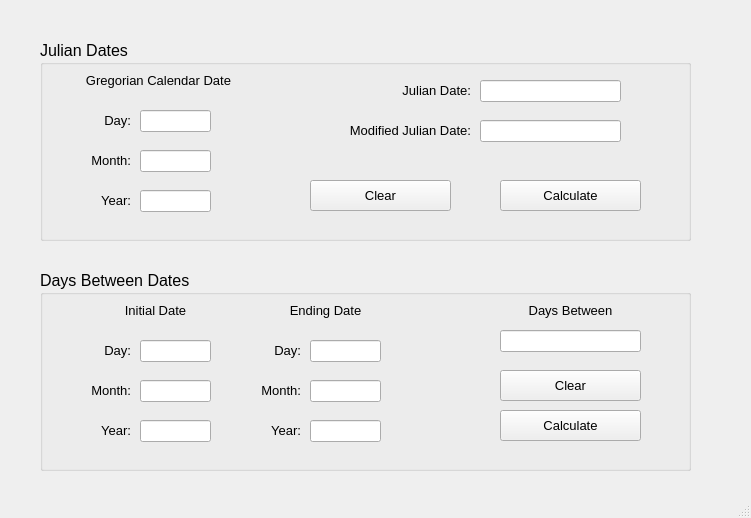
<?xml version="1.0" encoding="UTF-8"?>
<ui version="4.0">
 <class>JulianDates</class>
 <widget class="QMainWindow" name="JulianDates">
  <property name="geometry">
   <rect>
    <x>0</x>
    <y>0</y>
    <width>751</width>
    <height>518</height>
   </rect>
  </property>
  <property name="windowTitle">
   <string>Type Unknown</string>
  </property>
  <widget class="QWidget" name="centralwidget">
   <widget class="QGroupBox" name="groupBox">
    <property name="geometry">
     <rect>
      <x>40</x>
      <y>40</y>
      <width>651</width>
      <height>201</height>
     </rect>
    </property>
    <property name="font">
     <font>
      <pointsize>12</pointsize>
     </font>
    </property>
    <property name="title">
     <string>Julian Dates</string>
    </property>
    <widget class="QLabel" name="label">
     <property name="geometry">
      <rect>
       <x>40</x>
       <y>70</y>
       <width>51</width>
       <height>21</height>
      </rect>
     </property>
     <property name="font">
      <font>
       <pointsize>10</pointsize>
      </font>
     </property>
     <property name="text">
      <string>Day:</string>
     </property>
     <property name="alignment">
      <set>Qt::AlignRight|Qt::AlignTrailing|Qt::AlignVCenter</set>
     </property>
    </widget>
    <widget class="QLabel" name="label_2">
     <property name="geometry">
      <rect>
       <x>40</x>
       <y>110</y>
       <width>51</width>
       <height>21</height>
      </rect>
     </property>
     <property name="font">
      <font>
       <pointsize>10</pointsize>
      </font>
     </property>
     <property name="text">
      <string>Month:</string>
     </property>
     <property name="alignment">
      <set>Qt::AlignRight|Qt::AlignTrailing|Qt::AlignVCenter</set>
     </property>
    </widget>
    <widget class="QLineEdit" name="lineEdit">
     <property name="geometry">
      <rect>
       <x>100</x>
       <y>70</y>
       <width>71</width>
       <height>22</height>
      </rect>
     </property>
     <property name="font">
      <font>
       <pointsize>10</pointsize>
      </font>
     </property>
     <property name="alignment">
      <set>Qt::AlignRight|Qt::AlignTrailing|Qt::AlignVCenter</set>
     </property>
    </widget>
    <widget class="QLineEdit" name="lineEdit_2">
     <property name="geometry">
      <rect>
       <x>100</x>
       <y>110</y>
       <width>71</width>
       <height>22</height>
      </rect>
     </property>
     <property name="font">
      <font>
       <pointsize>10</pointsize>
      </font>
     </property>
     <property name="alignment">
      <set>Qt::AlignRight|Qt::AlignTrailing|Qt::AlignVCenter</set>
     </property>
    </widget>
    <widget class="QLabel" name="label_3">
     <property name="geometry">
      <rect>
       <x>40</x>
       <y>30</y>
       <width>151</width>
       <height>21</height>
      </rect>
     </property>
     <property name="font">
      <font>
       <pointsize>10</pointsize>
      </font>
     </property>
     <property name="text">
      <string>Gregorian Calendar Date</string>
     </property>
     <property name="alignment">
      <set>Qt::AlignRight|Qt::AlignTrailing|Qt::AlignVCenter</set>
     </property>
    </widget>
    <widget class="QLineEdit" name="lineEdit_4">
     <property name="geometry">
      <rect>
       <x>100</x>
       <y>150</y>
       <width>71</width>
       <height>22</height>
      </rect>
     </property>
     <property name="font">
      <font>
       <pointsize>10</pointsize>
      </font>
     </property>
     <property name="alignment">
      <set>Qt::AlignRight|Qt::AlignTrailing|Qt::AlignVCenter</set>
     </property>
    </widget>
    <widget class="QLabel" name="label_4">
     <property name="geometry">
      <rect>
       <x>40</x>
       <y>150</y>
       <width>51</width>
       <height>21</height>
      </rect>
     </property>
     <property name="font">
      <font>
       <pointsize>10</pointsize>
      </font>
     </property>
     <property name="text">
      <string>Year:</string>
     </property>
     <property name="alignment">
      <set>Qt::AlignRight|Qt::AlignTrailing|Qt::AlignVCenter</set>
     </property>
    </widget>
    <widget class="QLabel" name="label_5">
     <property name="geometry">
      <rect>
       <x>290</x>
       <y>40</y>
       <width>141</width>
       <height>21</height>
      </rect>
     </property>
     <property name="font">
      <font>
       <pointsize>10</pointsize>
      </font>
     </property>
     <property name="text">
      <string>Julian Date:</string>
     </property>
     <property name="alignment">
      <set>Qt::AlignRight|Qt::AlignTrailing|Qt::AlignVCenter</set>
     </property>
    </widget>
    <widget class="QLineEdit" name="lineEdit_3">
     <property name="geometry">
      <rect>
       <x>440</x>
       <y>40</y>
       <width>141</width>
       <height>22</height>
      </rect>
     </property>
     <property name="font">
      <font>
       <pointsize>10</pointsize>
      </font>
     </property>
     <property name="alignment">
      <set>Qt::AlignRight|Qt::AlignTrailing|Qt::AlignVCenter</set>
     </property>
    </widget>
    <widget class="QLabel" name="label_6">
     <property name="geometry">
      <rect>
       <x>290</x>
       <y>80</y>
       <width>141</width>
       <height>21</height>
      </rect>
     </property>
     <property name="font">
      <font>
       <pointsize>10</pointsize>
      </font>
     </property>
     <property name="text">
      <string>Modified Julian Date:</string>
     </property>
     <property name="alignment">
      <set>Qt::AlignRight|Qt::AlignTrailing|Qt::AlignVCenter</set>
     </property>
    </widget>
    <widget class="QLineEdit" name="lineEdit_5">
     <property name="geometry">
      <rect>
       <x>440</x>
       <y>80</y>
       <width>141</width>
       <height>22</height>
      </rect>
     </property>
     <property name="font">
      <font>
       <pointsize>10</pointsize>
      </font>
     </property>
     <property name="alignment">
      <set>Qt::AlignRight|Qt::AlignTrailing|Qt::AlignVCenter</set>
     </property>
    </widget>
    <widget class="QPushButton" name="pushButton_4">
     <property name="geometry">
      <rect>
       <x>460</x>
       <y>140</y>
       <width>141</width>
       <height>31</height>
      </rect>
     </property>
     <property name="font">
      <font>
       <pointsize>10</pointsize>
      </font>
     </property>
     <property name="text">
      <string>Calculate</string>
     </property>
    </widget>
    <widget class="QPushButton" name="pushButton_6">
     <property name="geometry">
      <rect>
       <x>270</x>
       <y>140</y>
       <width>141</width>
       <height>31</height>
      </rect>
     </property>
     <property name="font">
      <font>
       <pointsize>10</pointsize>
      </font>
     </property>
     <property name="text">
      <string>Clear</string>
     </property>
    </widget>
   </widget>
   <widget class="QGroupBox" name="groupBox_2">
    <property name="geometry">
     <rect>
      <x>40</x>
      <y>270</y>
      <width>651</width>
      <height>201</height>
     </rect>
    </property>
    <property name="font">
     <font>
      <pointsize>12</pointsize>
     </font>
    </property>
    <property name="title">
     <string>Days Between Dates</string>
    </property>
    <widget class="QLabel" name="label_7">
     <property name="geometry">
      <rect>
       <x>40</x>
       <y>70</y>
       <width>51</width>
       <height>21</height>
      </rect>
     </property>
     <property name="font">
      <font>
       <pointsize>10</pointsize>
      </font>
     </property>
     <property name="text">
      <string>Day:</string>
     </property>
     <property name="alignment">
      <set>Qt::AlignRight|Qt::AlignTrailing|Qt::AlignVCenter</set>
     </property>
    </widget>
    <widget class="QLabel" name="label_8">
     <property name="geometry">
      <rect>
       <x>40</x>
       <y>110</y>
       <width>51</width>
       <height>21</height>
      </rect>
     </property>
     <property name="font">
      <font>
       <pointsize>10</pointsize>
      </font>
     </property>
     <property name="text">
      <string>Month:</string>
     </property>
     <property name="alignment">
      <set>Qt::AlignRight|Qt::AlignTrailing|Qt::AlignVCenter</set>
     </property>
    </widget>
    <widget class="QLineEdit" name="lineEdit_6">
     <property name="geometry">
      <rect>
       <x>100</x>
       <y>70</y>
       <width>71</width>
       <height>22</height>
      </rect>
     </property>
     <property name="font">
      <font>
       <pointsize>10</pointsize>
      </font>
     </property>
     <property name="alignment">
      <set>Qt::AlignRight|Qt::AlignTrailing|Qt::AlignVCenter</set>
     </property>
    </widget>
    <widget class="QLineEdit" name="lineEdit_7">
     <property name="geometry">
      <rect>
       <x>100</x>
       <y>110</y>
       <width>71</width>
       <height>22</height>
      </rect>
     </property>
     <property name="font">
      <font>
       <pointsize>10</pointsize>
      </font>
     </property>
     <property name="alignment">
      <set>Qt::AlignRight|Qt::AlignTrailing|Qt::AlignVCenter</set>
     </property>
    </widget>
    <widget class="QLabel" name="label_9">
     <property name="geometry">
      <rect>
       <x>40</x>
       <y>30</y>
       <width>151</width>
       <height>21</height>
      </rect>
     </property>
     <property name="font">
      <font>
       <pointsize>10</pointsize>
      </font>
     </property>
     <property name="text">
      <string>Initial Date</string>
     </property>
     <property name="alignment">
      <set>Qt::AlignCenter</set>
     </property>
    </widget>
    <widget class="QLineEdit" name="lineEdit_8">
     <property name="geometry">
      <rect>
       <x>100</x>
       <y>150</y>
       <width>71</width>
       <height>22</height>
      </rect>
     </property>
     <property name="font">
      <font>
       <pointsize>10</pointsize>
      </font>
     </property>
     <property name="alignment">
      <set>Qt::AlignRight|Qt::AlignTrailing|Qt::AlignVCenter</set>
     </property>
    </widget>
    <widget class="QLabel" name="label_10">
     <property name="geometry">
      <rect>
       <x>40</x>
       <y>150</y>
       <width>51</width>
       <height>21</height>
      </rect>
     </property>
     <property name="font">
      <font>
       <pointsize>10</pointsize>
      </font>
     </property>
     <property name="text">
      <string>Year:</string>
     </property>
     <property name="alignment">
      <set>Qt::AlignRight|Qt::AlignTrailing|Qt::AlignVCenter</set>
     </property>
    </widget>
    <widget class="QPushButton" name="pushButton_5">
     <property name="geometry">
      <rect>
       <x>460</x>
       <y>140</y>
       <width>141</width>
       <height>31</height>
      </rect>
     </property>
     <property name="font">
      <font>
       <pointsize>10</pointsize>
      </font>
     </property>
     <property name="text">
      <string>Calculate</string>
     </property>
    </widget>
    <widget class="QPushButton" name="pushButton_7">
     <property name="geometry">
      <rect>
       <x>460</x>
       <y>100</y>
       <width>141</width>
       <height>31</height>
      </rect>
     </property>
     <property name="font">
      <font>
       <pointsize>10</pointsize>
      </font>
     </property>
     <property name="text">
      <string>Clear</string>
     </property>
    </widget>
    <widget class="QLineEdit" name="lineEdit_9">
     <property name="geometry">
      <rect>
       <x>270</x>
       <y>150</y>
       <width>71</width>
       <height>22</height>
      </rect>
     </property>
     <property name="font">
      <font>
       <pointsize>10</pointsize>
      </font>
     </property>
     <property name="alignment">
      <set>Qt::AlignRight|Qt::AlignTrailing|Qt::AlignVCenter</set>
     </property>
    </widget>
    <widget class="QLabel" name="label_11">
     <property name="geometry">
      <rect>
       <x>210</x>
       <y>110</y>
       <width>51</width>
       <height>21</height>
      </rect>
     </property>
     <property name="font">
      <font>
       <pointsize>10</pointsize>
      </font>
     </property>
     <property name="text">
      <string>Month:</string>
     </property>
     <property name="alignment">
      <set>Qt::AlignRight|Qt::AlignTrailing|Qt::AlignVCenter</set>
     </property>
    </widget>
    <widget class="QLineEdit" name="lineEdit_10">
     <property name="geometry">
      <rect>
       <x>270</x>
       <y>70</y>
       <width>71</width>
       <height>22</height>
      </rect>
     </property>
     <property name="font">
      <font>
       <pointsize>10</pointsize>
      </font>
     </property>
     <property name="alignment">
      <set>Qt::AlignRight|Qt::AlignTrailing|Qt::AlignVCenter</set>
     </property>
    </widget>
    <widget class="QLabel" name="label_12">
     <property name="geometry">
      <rect>
       <x>210</x>
       <y>70</y>
       <width>51</width>
       <height>21</height>
      </rect>
     </property>
     <property name="font">
      <font>
       <pointsize>10</pointsize>
      </font>
     </property>
     <property name="text">
      <string>Day:</string>
     </property>
     <property name="alignment">
      <set>Qt::AlignRight|Qt::AlignTrailing|Qt::AlignVCenter</set>
     </property>
    </widget>
    <widget class="QLabel" name="label_13">
     <property name="geometry">
      <rect>
       <x>210</x>
       <y>150</y>
       <width>51</width>
       <height>21</height>
      </rect>
     </property>
     <property name="font">
      <font>
       <pointsize>10</pointsize>
      </font>
     </property>
     <property name="text">
      <string>Year:</string>
     </property>
     <property name="alignment">
      <set>Qt::AlignRight|Qt::AlignTrailing|Qt::AlignVCenter</set>
     </property>
    </widget>
    <widget class="QLineEdit" name="lineEdit_11">
     <property name="geometry">
      <rect>
       <x>270</x>
       <y>110</y>
       <width>71</width>
       <height>22</height>
      </rect>
     </property>
     <property name="font">
      <font>
       <pointsize>10</pointsize>
      </font>
     </property>
     <property name="alignment">
      <set>Qt::AlignRight|Qt::AlignTrailing|Qt::AlignVCenter</set>
     </property>
    </widget>
    <widget class="QLabel" name="label_14">
     <property name="geometry">
      <rect>
       <x>210</x>
       <y>30</y>
       <width>151</width>
       <height>21</height>
      </rect>
     </property>
     <property name="font">
      <font>
       <pointsize>10</pointsize>
      </font>
     </property>
     <property name="text">
      <string>Ending Date</string>
     </property>
     <property name="alignment">
      <set>Qt::AlignCenter</set>
     </property>
    </widget>
    <widget class="QLineEdit" name="lineEdit_12">
     <property name="geometry">
      <rect>
       <x>460</x>
       <y>60</y>
       <width>141</width>
       <height>22</height>
      </rect>
     </property>
     <property name="font">
      <font>
       <pointsize>10</pointsize>
      </font>
     </property>
     <property name="text">
      <string/>
     </property>
     <property name="alignment">
      <set>Qt::AlignRight|Qt::AlignTrailing|Qt::AlignVCenter</set>
     </property>
    </widget>
    <widget class="QLabel" name="label_15">
     <property name="geometry">
      <rect>
       <x>470</x>
       <y>30</y>
       <width>121</width>
       <height>21</height>
      </rect>
     </property>
     <property name="font">
      <font>
       <pointsize>10</pointsize>
      </font>
     </property>
     <property name="text">
      <string>Days Between</string>
     </property>
     <property name="alignment">
      <set>Qt::AlignCenter</set>
     </property>
    </widget>
   </widget>
  </widget>
  <widget class="QMenuBar" name="menubar">
   <property name="geometry">
    <rect>
     <x>0</x>
     <y>0</y>
     <width>751</width>
     <height>21</height>
    </rect>
   </property>
  </widget>
  <widget class="QStatusBar" name="statusbar"/>
 </widget>
 <resources/>
 <connections/>
</ui>
